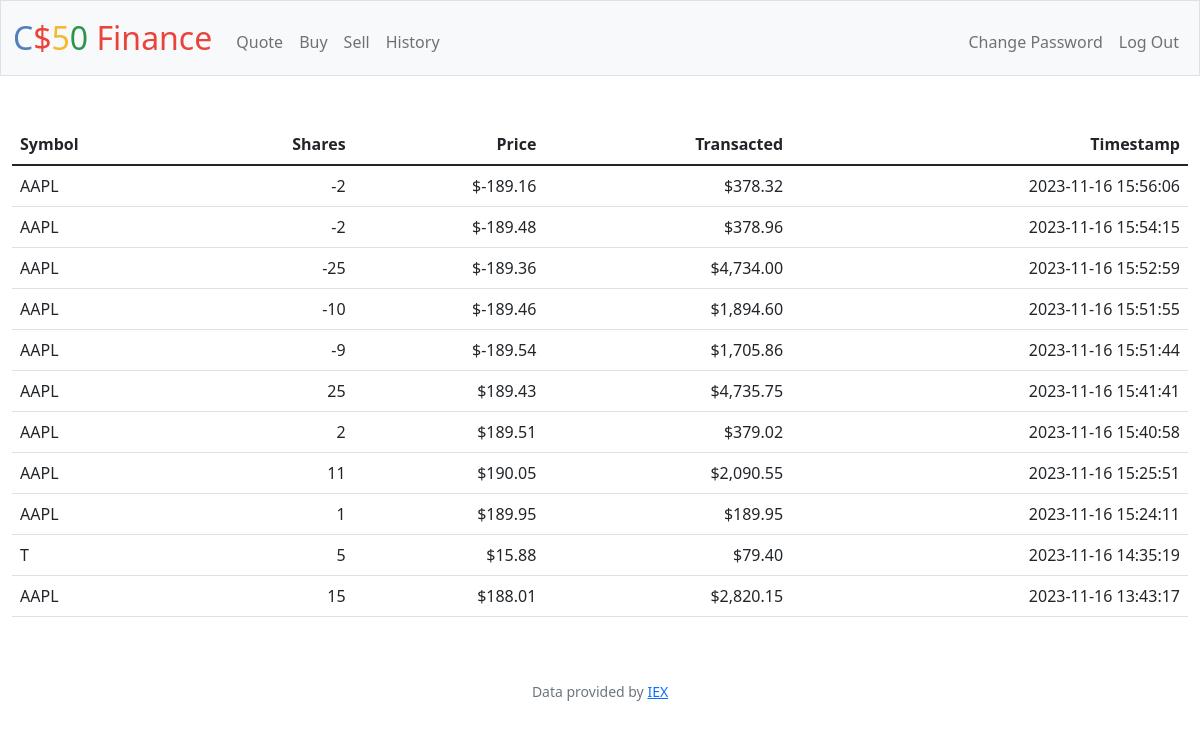
Screenshot of /history (signed in) with the database file from the repository.
### tables this page shows
CREATE TABLE transactions (id INTEGER PRIMARY KEY AUTOINCREMENT, user_id INTEGER NOT NULL, symbol TEXT NOT NULL, shares INTEGER NOT NULL, price NUMERIC NOT NULL, timestamp DATETIME DEFAULT CURRENT_TIMESTAMP, FOREIGN KEY (user_id) REFERENCES users(id));

### app.py (the view)
@app.route("/history")
@login_required
def history():
    user_id_session = session["user_id"]
    transactions = db.execute(
        "SELECT * FROM transactions WHERE user_id = ? ORDER BY timestamp DESC",
        user_id_session,
    )
    return render_template("history.html", transactions=transactions)

### app.py (called while the page is built)
@app.after_request
def after_request(response):
    response.headers["Cache-Control"] = "no-cache, no-store, must-revalidate"
    response.headers["Expires"] = 0
    response.headers["Pragma"] = "no-cache"
    return response

### helpers.py (called while the page is built)
def login_required(f):
    @wraps(f)
    def decorated_function(*args, **kwargs):
        if session.get("user_id") is None:
            return redirect("/login")
        return f(*args, **kwargs)
    return decorated_function

def usd(value):
    return f"${value:,.2f}"

### templates/history.html (shortened to what this page needs)
{% extends "layout.html" %}
{% block main %}
    <table class="table">
        <thead>
            <tr>
                <th class="text-start">Symbol</th>
                <th class="text-end">Shares</th>
                <th class="text-end">Price</th>
                <th class="text-end">Transacted</th>
                <th class="text-end">Timestamp</th>
            </tr>
        </thead>
        <tbody>
            {% for transaction in transactions %}
                <tr>
                    <td class="text-start">{{ transaction.symbol }}</td>
                    <td class="text-end">{{ transaction.shares }}</td>
                    <td class="text-end">{{ transaction.price|usd }}</td>
                    <td class="text-end">{{ (transaction.shares * transaction.price)|usd }}</td>
                    <td class="text-end">{{ transaction.timestamp }}</td>
                </tr>
            {% endfor %}
        </tbody>
    </table>
{% endblock %}

### templates/layout.html (shortened to what this page needs)
<!DOCTYPE html>
<html lang="en">
    <head>
        <link href="https://cdn.jsdelivr.net/npm/bootstrap@5.1.3/dist/css/bootstrap.min.css" rel="stylesheet">
        <link href="/static/styles.css" rel="stylesheet">
    </head>
    <body>
        <nav class="bg-light border navbar navbar-expand-md navbar-light">
            <div class="container-fluid">
                <a class="navbar-brand" href="/"><span class="blue">C</span><span class="red">$</span><span class="yellow">5</span><span class="green">0</span> <span class="red">Finance</span></a>
                <div class="collapse navbar-collapse" id="navbar">
                    {% if session["user_id"] %}
                        <ul class="navbar-nav me-auto mt-2">
                            <li class="nav-item"><a class="nav-link" href="/quote">Quote</a></li>
                            <li class="nav-item"><a class="nav-link" href="/buy">Buy</a></li>
                            <li class="nav-item"><a class="nav-link" href="/sell">Sell</a></li>
                            <li class="nav-item"><a class="nav-link" href="/history">History</a></li>
                        </ul>
                        <ul class="navbar-nav ms-auto mt-2">
                            <li class="nav-item"><a class="nav-link" href="/password">Change Password</a></li>
                            <li class="nav-item"><a class="nav-link" href="/logout">Log Out</a></li>
                        </ul>
                    {% else %}
                        <ul class="navbar-nav ms-auto mt-2">
                            <li class="nav-item"><a class="nav-link" href="/register">Register</a></li>
                            <li class="nav-item"><a class="nav-link" href="/login">Log In</a></li>
                        </ul>
                    {% endif %}
                </div>
            </div>
        </nav>
        <main class="container-fluid py-5 text-center">
            {% block main %}{% endblock %}
        </main>
        <footer class="mb-5 small text-center text-muted">
            Data provided by <a href="https://iexcloud.io/">IEX</a>
        </footer>
    </body>
</html>

### static/styles.css (style rules this page uses)
nav .navbar-brand { font-size: xx-large; }
nav .navbar-brand .blue { color: #537fbe; }
nav .navbar-brand .red { color: #ea433b; }
nav .navbar-brand .yellow { color: #f5b82e; }
nav .navbar-brand .green { color: #2e944b; }

### rows the page displays
transactions: (transaction.shares*transaction.price)|usd "$378.32"
transactions: (transaction.shares*transaction.price)|usd "$378.96"
transactions: (transaction.shares*transaction.price)|usd "$4,734.00"
transactions: (transaction.shares*transaction.price)|usd "$1,894.60"
transactions: (transaction.shares*transaction.price)|usd "$1,705.86"
transactions: (transaction.shares*transaction.price)|usd "$4,735.75"
transactions: (transaction.shares*transaction.price)|usd "$379.02"
transactions: (transaction.shares*transaction.price)|usd "$2,090.55"
transactions: (transaction.shares*transaction.price)|usd "$189.95"
transactions: (transaction.shares*transaction.price)|usd "$79.40"
transactions: (transaction.shares*transaction.price)|usd "$2,820.15"
